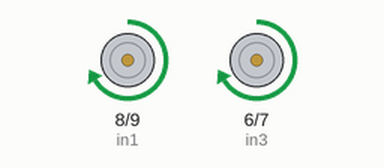
The sketch below on a simulated Arduino Uno, built with avr-gcc and run on an emulated ATmega328P. On the bench: motor-driver pin pairs drawn as motors (green arrow = first pin HIGH = forward, orange = second pin HIGH = backward, longer = more drive, scaled by the enable pin).

Above: at 0.1 s.
At 9.1 s:
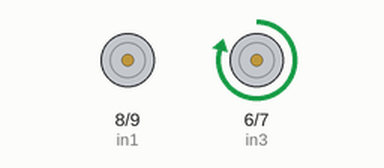
At 20.1 s:
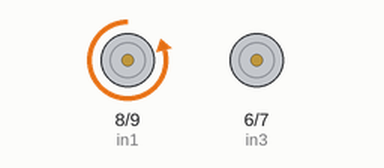
At 37.6 s:
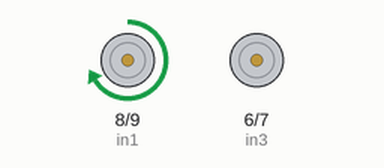
Timing chart, 0 to 39.1 s (numbered marks = the images above):
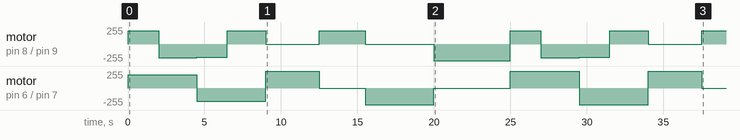

Measured:
- by itself, motor on pin 6 (in3) / pin 7 (in4): stopped → forward 200/255 at 0.00 s, → backward 200/255 4.5 s later, → forward 250/255 4.5 s later, → stopped 3.5 s later, … (10 changes in this stretch)
- by itself, motor on pin 8 (in1) / pin 9 (in2): stopped → forward 200/255 at 0.00 s, → backward 205/255 2.0 s later, → backward 200/255 2.5 s later, → forward 200/255 2.0 s later, … (14 changes in this stretch)

The sketch:

PenPlotterCode.ino
```cpp
int enB = 5;
int in3 = 6;
int in4 = 7;
int enA = 10;
int in1 = 8;
int in2 = 9;
/*int msX = 3;
int msY = 4;
*/
void setup() {
pinMode(enA, OUTPUT);
pinMode(enB, OUTPUT);
pinMode(in1, OUTPUT);
pinMode(in2, OUTPUT);
pinMode(in3, OUTPUT);
pinMode(in4, OUTPUT);
}
//Home program
/*void home1() {
if(digitalRead(msX) == HIGH
)
{
 digitalWrite(in1
, HIGH);
 digitalWrite(in2
, LOW);
 analogWrite(enA
, 200);
}
else
{
 digitalWrite(in1
, LOW);
 digitalWrite(in2
, LOW);
}
if( digitalRead(msY) == HIGH
)
{
 digitalWrite(in3
, HIGH);
 digitalWrite(in4
, LOW);
 analogWrite(enB
, 200);
}
else
{
 digitalWrite(in3
, LOW);
 digitalWrite(in4
, LOW);
}
if( digitalRead(msY) == LOW
)
{
 digitalWrite
(in3
, LOW);
 digitalWrite(in4
, LOW);
}*/
void loop(){

 digitalWrite(in3, HIGH); //UP SIDE
 digitalWrite(in4, LOW);
 analogWrite(enB, 200);
 digitalWrite(in1, HIGH);
 digitalWrite(in2, LOW);
 analogWrite(enA, 200);
 delay(2000);

 digitalWrite(in3, HIGH); // RIGHT SIDE
 digitalWrite(in4, LOW);
 analogWrite(enB, 200);
 digitalWrite(in1, LOW);
 digitalWrite(in2, HIGH);
 analogWrite(enA, 205);
 delay(2500);

 digitalWrite(in3, LOW); // DOWN SIDE
 digitalWrite(in4, HIGH);
 analogWrite(enB, 200);
 digitalWrite(in1, LOW);
 digitalWrite(in2, HIGH);
 analogWrite(enA, 200);
 delay(2000);

 digitalWrite(in3, LOW); // LEFT SIDE
 digitalWrite(in4, HIGH);
 analogWrite(enB, 200);
 digitalWrite(in1, HIGH);
 digitalWrite(in2, LOW);
 analogWrite(enA, 200);
 delay(2500);


 digitalWrite(in3, HIGH); //UP-LEFT SIDE(/)
 digitalWrite(in4, LOW);
 analogWrite(enB, 250);
 digitalWrite(in1, LOW);
 digitalWrite(in2, LOW);
 analogWrite(enA, 00);
 delay(3500);

 digitalWrite(in3, LOW); // UP-RIGHT SIDE(\)
 digitalWrite(in4, LOW);
 analogWrite(enB, 00);
 digitalWrite(in1, HIGH);
 digitalWrite(in2, LOW);
 analogWrite(enA, 200);
 delay(3000);


 digitalWrite(in3, LOW); // DOWN-LEFT SIDE(/)
 digitalWrite(in4, HIGH);
 analogWrite(enB, 250);
 digitalWrite(in1, LOW);
 digitalWrite(in2, LOW);
 analogWrite(enA, 00);
 delay(4500);


 digitalWrite(in3, LOW); // DOWN-RIGHT SIDE(\)
 digitalWrite(in4, LOW);
 analogWrite(enB, 00);
 digitalWrite(in1, LOW);
 digitalWrite(in2, HIGH);
 analogWrite(enA, 250);
 delay(5000);

}
```
